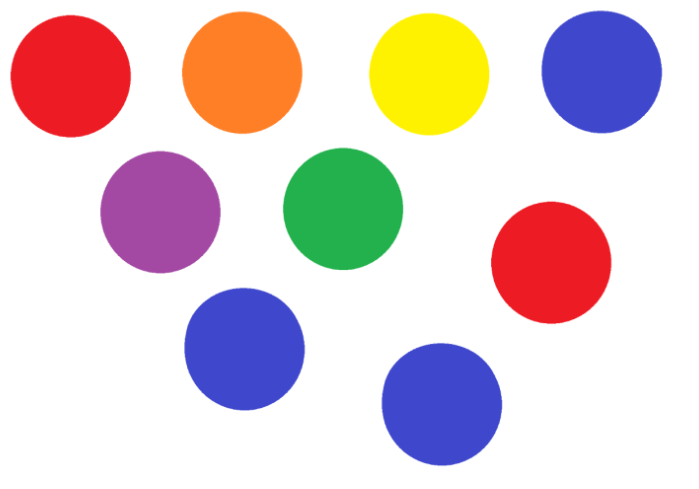
#> input picture test.PNG, 699 x 489 px
$ python color-detector.py test.PNG   (Python 2 division)
#> lines starting #> are read from the running program, lines starting #| are printed output that depends on the picture; after the words box and inside, x2 and y2 are one past the last pixel; in counts of white or black regions, pixels touching at a corner belong together
from collections import Counter

import sys
import cv2
import imutils
import colorsys
import numpy as np
from sklearn.cluster import KMeans


def main():
    img_file = sys.argv[1]
    img = cv2.imread(img_file)
#> img is the input picture: shape (489, 699, 3); mean B, G, R 210.1, 207.6, 223.7
    hsv = cv2.cvtColor(img, cv2.COLOR_BGR2HSV)
#> hsv: shape (489, 699, 3); mean H, S, V 33.9, 60.5, 242.9

    # Red color rangle  169, 100, 100 , 189, 255, 255
    lower_range = np.array([169, 100, 75])
    upper_range = np.array([189, 255, 255])

    mask = cv2.inRange(hsv, lower_range, upper_range)
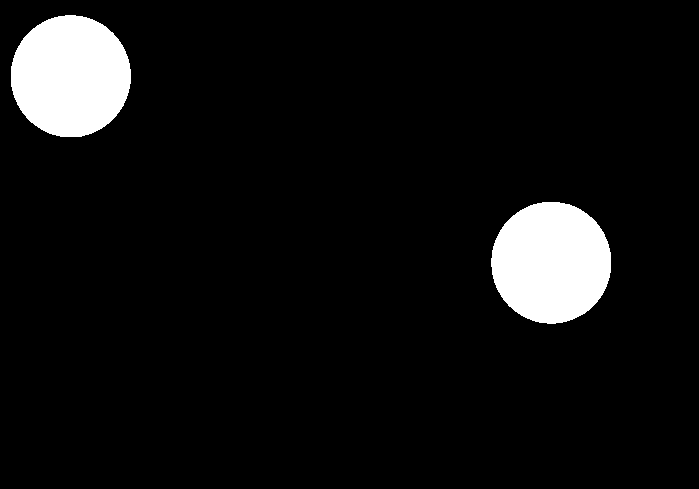
#> mask: shape (489, 699); 6.7% white; 2 white regions, box (x1, y1, x2, y2) and area: (11, 15, 131, 137) 11527, (491, 202, 611, 324) 11502
    mask = cv2.erode(mask, None, iterations=2)
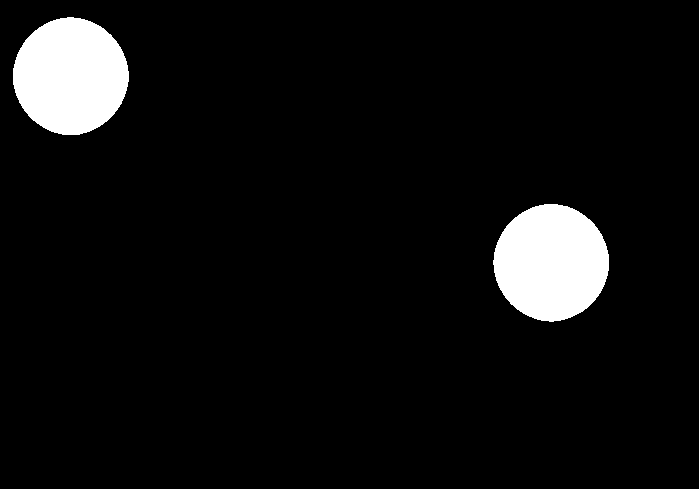
#> mask: shape (489, 699); 6.2% white; 2 white regions
    mask = cv2.dilate(mask, None, iterations=2)

    # find contours in the mask and initialize the current
    # (x, y) center of the ball
    cnts = cv2.findContours(mask.copy(), cv2.RETR_EXTERNAL,
                            cv2.CHAIN_APPROX_SIMPLE)
#> cnts = 2 contours; box (x1, y1, x2, y2) and area: (11, 15, 131, 137) 11356, (491, 202, 611, 324) 11330
    cnts = imutils.grab_contours(cnts)
    # only proceed if at least one contour was found
    cnts = sorted(cnts, key=cv2.contourArea, reverse=True)

    centers = []
    counter = 0
    rotation = 0
    height = 0
    width = 0
    # iterate all existing contours
    for c in cnts:
        # Limit the contours to the 2 biggest ones
        if counter >= 2:
            break
        peri = cv2.arcLength(c, True)
        approx = cv2.approxPolyDP(c, 0.04 * peri, True)
        if len(approx) == 4:
            # Add the contour that matches the reference shape
            min_rectangle = cv2.minAreaRect(c)
            center = min_rectangle[0]
            width += min_rectangle[1][0]
            height += min_rectangle[1][1]
            rotation += min_rectangle[2]

            centers.append(center)
            center = tuple(map(int, center))

            cv2.circle(img, center, 5, (0, 0, 255), -1)
            box = cv2.boxPoints(min_rectangle)
            box = np.int0(box)
            cv2.drawContours(img, [box], 0, (0, 0, 255), 2)

            counter += 1
#> this loop made 2 passes
#> peri on passes 1 to 2: 398.6, 398.6
#> after the loop, centers = []; counter = 0; height = 0; rotation = 0; width = 0

#> (the run stopped early here; a loop or call above may not have finished)
